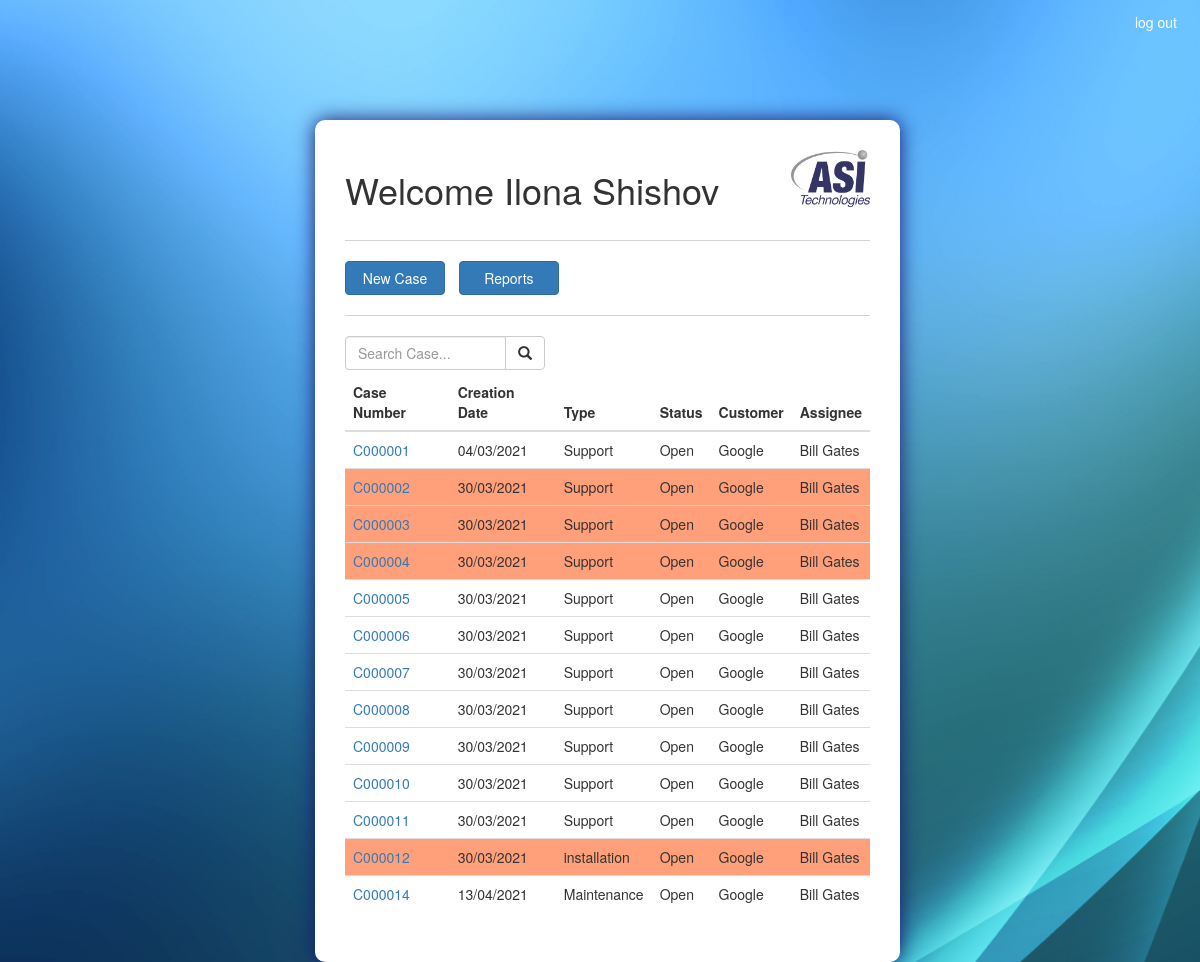
Page /dashboard/ (signed in) on the earlier database version.
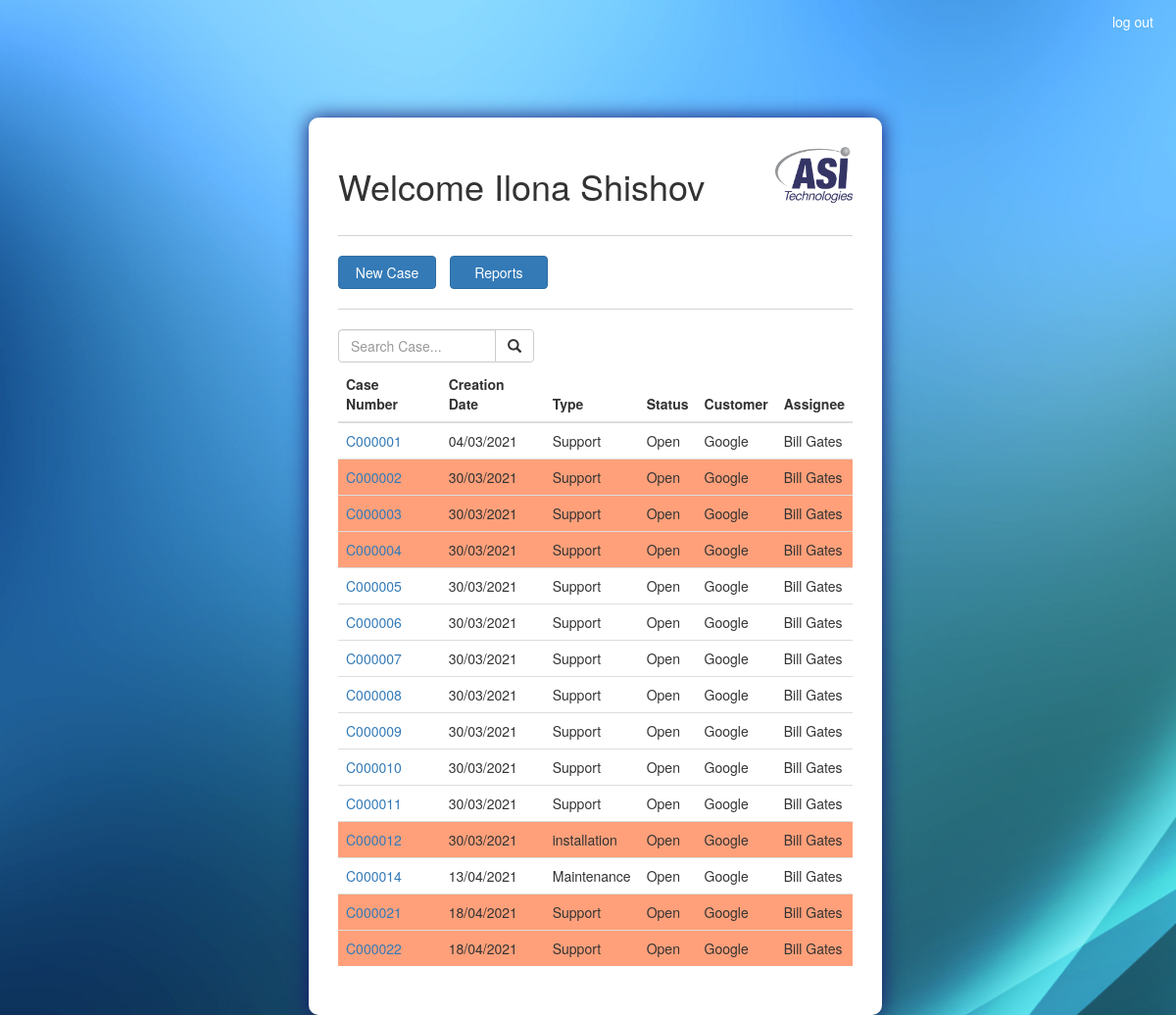
Same page on the later database version.
### ASISupport_app/models.py (models this page shows, shortened)
class Case(models.Model):
	TYPES = (
		('Support', 'Support'),
		('Training', 'Training'),
		('Maintenance', 'Maintenance'),
		('installation','Installation')
	)
	STATUSES = (
		('Open', 'Open'),
		('Resolved', 'Resolved'),
		('Closed', 'Closed'),
		('On Hold','On Hold'),
		('Cancelled','Cancelled')
	)
	case_num 				= models.CharField(max_length=100, primary_key=True)
	case_type 				= models.CharField(max_length=100, choices=TYPES)
	status 					= models.CharField(max_length=100, choices=STATUSES)
	create_date 			= models.DateTimeField(default=timezone.now)
	target_date 			= models.DateField()
	actual_date 			= models.DateField(blank=True, null=True)
	case_manager 			= models.ForeignKey(Employee, on_delete=models.CASCADE)
	machine_down 			= models.BooleanField(default=False)
	customer 				= models.ForeignKey(Customer, on_delete=models.CASCADE)
	customer_contact 		= models.CharField(max_length=100)
	case_description 		= models.TextField()
	cancellation_reason 	= models.TextField(blank=True, null=True)
	on_hold_reason 			= models.TextField(blank=True, null=True)

class Customer(models.Model):
	customer_name 			= models.CharField(max_length=100, primary_key=True)
	def __str__(self):
		return self.customer_name

class Employee(models.Model):
	employee_id 			= models.CharField(max_length=100, primary_key=True)
	first_name 				= models.CharField(max_length=100)
	last_name 				= models.CharField(max_length=100)
	phone_number 			= models.CharField(max_length=100)
	email 					= models.EmailField(max_length=254, unique = True)
	password 				= models.CharField(max_length=100)
	def __str__(self):
		return f'{self.first_name} {self.last_name}'
		'''note: must be unique for case creation unique'''

### ASISupport_app/views.py (the view)
# urls.py: path('dashboard/', views.dashboard_view, name = 'dashboard'),
@login_required(login_url='/accounts/login/')
def dashboard_view(request):
	search_case_value = request.POST.get('search_case')
	if request.method == 'POST' and 'search_case_btn' in request.POST:
		if search_case_value:
			cases = Case.objects.filter(case_num__contains=search_case_value, status='Open')
			return render(request, 'ASISupport_app/dashboard.html', locals())
	cases = Case.objects.filter(status='Open')
	return render(request, 'ASISupport_app/dashboard.html', locals())

### templates/ASISupport_app/dashboard.html (shortened to what this page needs)
<!DOCTYPE html>
{% extends "ASISupport_app/base.html" %}
{% load static %}
{% block head_block %}
	<link rel="stylesheet" type="text/css" href="{% static 'css/dashboard.css' %}">
{% endblock %}
{% block body_block %}
	<section class="col-sm-3 col-sm-6 col-sm-3">
		<form class="form-container" action="{% url 'ASISupport_app:dashboard' %}" method="POST">
			<div class="welcome">
				<h1 class="inline_it">Welcome {{request.user.get_full_name}}</h1>
				<img src="/static/images/ASI_logo.jpg"/>
			</div>
			<hr class="solid">
			<div>
				<a href="{% url 'ASISupport_app:new_case' %}" class="btn btn-primary">New Case</a>
				<a href="{% url 'ASISupport_app:report' %}" class="btn btn-primary not_first">Reports</a>
			</div>
			<hr class="solid">
				<div class="inline_it search_bar">
					<div class="input-group">
						<input type="search" name="search_case" class="form-control" placeholder="Search Case..." aria-lable="Search" value="{{ search_case_value|default_if_none:'' }}" />
						<div class="input-group-btn">
							<button class="btn btn-default" type="submit" name="search_case_btn">
								<i class="glyphicon glyphicon-search"></i>
							</button>
						</div>
					</div>
				</div>
				<table class="table table-hover">
					<thead>
						<tr>
							<th scope="col">Case Number</th>
				    		<th scope="col">Creation Date</th>
				    		<th scope="col">Type</th>
				    		<th scope="col">Status</th>
				    		<th scope="col">Customer</th>
				    		<th scope="col">Assignee</th>
				    	</tr>
					</thead>
					<tbody>
						{% for case in cases %}
						<tr id="{{ case.case_num }}">
							<td><a href="{% url 'ASISupport_app:view_case' case.case_num %}">{{ case.case_num }}</a></td>
							<td>{{ case.create_date|date:'d/m/Y' }}</td>
							<td>{{ case.case_type }}</td>
							<td>{{ case.status }}</td>
							<td>{{ case.customer }}</td>
							<td>{{ case.case_manager }}</td>
						</tr>
						{% endfor %}
					</tbody>
				</table>
		</form>
	</section>
{% endblock %}

### templates/ASISupport_app/base.html (shortened to what this page needs)
<!DOCTYPE html>
{% load static %}
<html>
	<head>
		<link rel="stylesheet" href="https://stackpath.bootstrapcdn.com/bootstrap/4.1.3/css/bootstrap.min.css">
		<link rel="stylesheet" href="https://maxcdn.bootstrapcdn.com/bootstrap/3.3.6/css/bootstrap.min.css" >
		<link rel="stylesheet" href="https://cdnjs.cloudflare.com/ajax/libs/font-awesome/4.7.0/css/font-awesome.min.css">
		<link rel="stylesheet" type="text/css" href="{% static 'css/base.css' %}">
		{% block head_block %}
		{% endblock %}
	</head>
	<body>
		{% if request.resolver_match.url_name != 'login' %}
			<form class="logout_btn" align='right' action="{% url 'logout' %}" method="POST">
				<button type="submit" class="btn btn-primary logout_btn">log out</button>
			</form>
		{% endif %}
		<section class="container-fluid">
			<section class="row justify-content-center">
				{% block body_block %}
				{% endblock %}
			</section>
		</section>
	</body>
</html>

### static/css/base.css (style rules this page uses)
body { background-image: url('/static/images/Background1.jpg'); background-repeat: no-repeat; background-attachment: fixed; background-size: cover; }
.form-container { position: absolute; top: 15vh; background: #fff; padding: 30px; border-radius: 10px; box-shadow: 0px 0px 20px 0px #191970; }
hr.solid { border-top: 1px solid LightGray; }
.inline_it { display: inline-block; }
.logout_btn { position:fixed; right:10px; top:5px; background-color: Transparent; border-color: Transparent; }

### static/css/dashboard.css (style rules this page uses)
.welcome img { width: 15%; height: 15%; float: right; }
.search_bar { width: 200px; }
.not_first { margin-left: 10px; }
a:link { width: 100px; }
.machine_down { background-color: #FFA07A; }

Differences in the rows shown:
added Case: case_num "C000021", create_date "18/04/2021", case_type "Support", status "Open", customer "Google", case_manager "Bill Gates"
added Case: case_num "C000022", create_date "18/04/2021", case_type "Support", status "Open", customer "Google", case_manager "Bill Gates"
